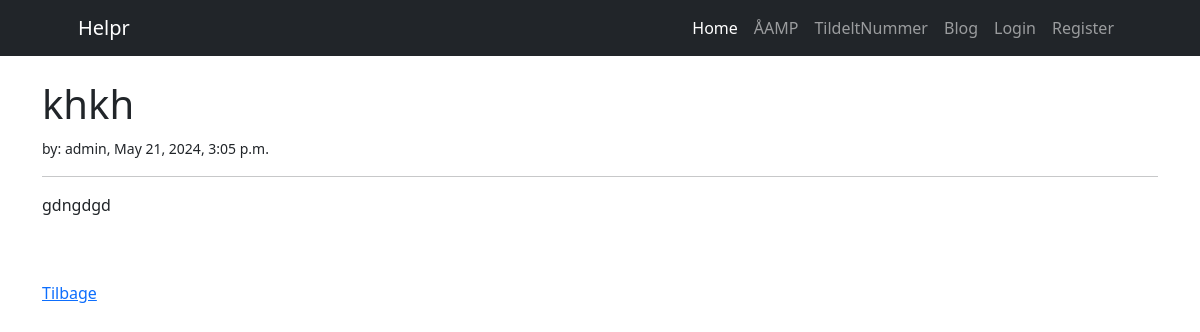
Page /article/22 on the committed database.
### store/models.py (models this page shows, shortened)
class Post(models.Model):
    title = models.CharField(max_length=255)
    author = models.ForeignKey(User, on_delete=models.CASCADE)
    body = RichTextField(blank=True, null=True)
    post_date = models.DateTimeField(auto_now_add=True)

### store/views.py (the view)
# urls.py: path("article/<int:pk>", ArticleDetailView.as_view(), name="article-detail"),
class ArticleDetailView(DetailView):
    model = Post
    template_name = "article_details.html"

### store/templates/article_details.html (shortened to what this page needs)
{% extends 'base.html' %}
{% block content %}
<br/>
<div class="container">
<h1> {{ post.title }} </h1>
<small> by: {{ post.author }}, {{ post.post_date }} </small>
<hr>
{{ post.body|safe }}
<br/><br/>
<a href="{% url 'blog' %}"> Tilbage</a>
</div>
<br/>
{% endblock %}

### rows in the picture
Post: title "khkh", author "admin", post_date "May 21, 2024, 3:05 p.m.", body "gdngdgd"
